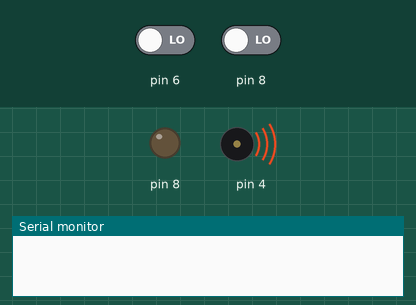
This sketch was run on a simulated Arduino Uno, built with avr-gcc and run on an emulated ATmega328P. Shown: output pins drawn as LEDs (lit = HIGH), buzzer (waves = sounding), the last lines printed to the serial monitor. Inputs (shaded band) come from the test bench; at power-on: pin 6 LOW, pin 8 LOW.

Above: at 0.1 s.
At 2.2 s:
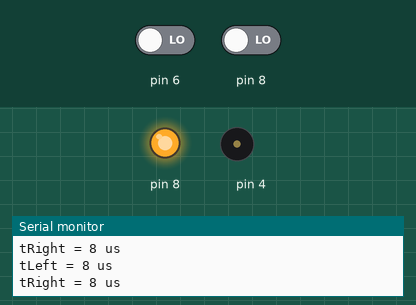
2.3 s: pin 6 driven HIGH
4.5 s: pin 6 driven LOW
8.6 s: pin 8 driven HIGH
11.0 s: pin 8 driven LOW
Timing chart, 0 to 14.0 s (numbered marks = the images above; inputs shaded):
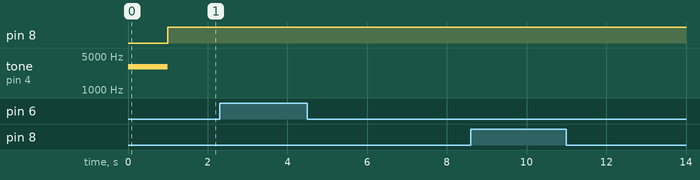

The sketch:

Capacitor.ino
```cpp
#define PRINTVALUE(a) Serial.print(#a);\
                      Serial.print(" = ");\
                      Serial.print(a);\
                      Serial.println(" us");\


void setup()                // Built-in initialization block
{
  tone(4, 3000, 1000);      // Play tone for 1 second
  delay(1000);              // Delay to finish tone
  Serial.begin(9600);      // Set data rate to 9600 bps
}
void loop()                    // Main loop auto-repeats
{ long tLeft = rcTime(8);
long tRight = rcTime(6);
  /*Serial.print("tLeft = ");   // Display tLeft label
  Serial.print(tLeft);        // Display tLeft value
  Serial.println(" us");      // Display tLeft units + newline*/
  PRINTVALUE(tLeft);
  PRINTVALUE(tRight);
  delay(1000);                 // 1 second delay
}                              // rcTime function at pin  
long rcTime(int pin)           // ..returns decay time
{ pinMode(pin, OUTPUT); // Step 1, part 1
  digitalWrite(pin, HIGH); // Step 1, part 2
  delay(1); // Step 2
  pinMode(pin, INPUT); // Step 3 part 1
  digitalWrite(pin, LOW); // Step 3, part 2
  long time = micros(); // Step 4
  while (digitalRead(pin)); // Step 5
  time = micros() - time; // Step 6 & 7
  return time;
}
```
